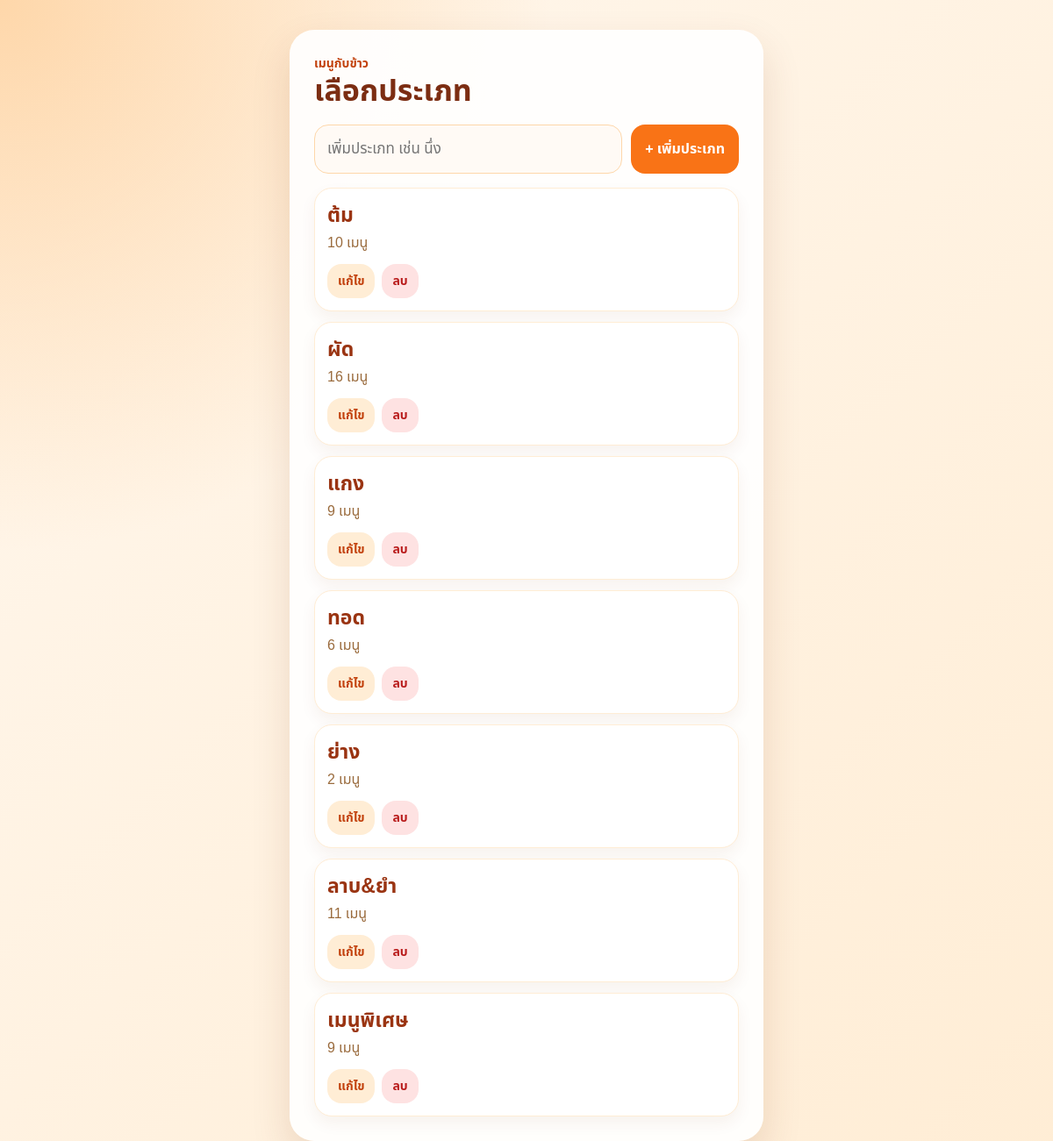
The page / on the database its author committed.
### tables this page shows
CREATE TABLE categories (
            id INTEGER PRIMARY KEY AUTOINCREMENT,
            name TEXT NOT NULL UNIQUE
        );

### app.py (the view)
@app.route("/")
def index():
    db = get_db()
    categories = db.execute("""
        SELECT
            categories.id,
            categories.name,
            COUNT(foods.id) AS food_count
        FROM categories
        LEFT JOIN foods ON foods.category_id = categories.id
        GROUP BY categories.id
        ORDER BY categories.id
    """).fetchall()
    return render_template("index.html", categories=categories)

### app.py (called while the page is built)
def get_db():
    if "db" not in g:
        db_dir = os.path.dirname(DB_PATH)
        if db_dir:
            os.makedirs(db_dir, exist_ok=True)
        g.db = sqlite3.connect(DB_PATH)
        g.db.row_factory = sqlite3.Row
    return g.db

### templates/index.html (shortened to what this page needs)
{% extends "base.html" %}
{% block content %}
<section class="card">
    <div class="header">
        <div>
            <p class="eyebrow">เมนูกับข้าว</p>
            <h1>เลือกประเภท</h1>
        </div>
    </div>
    <form class="add-form" action="{{ url_for('add_category') }}" method="post">
        <input type="text" name="name" placeholder="เพิ่มประเภท เช่น นึ่ง" required>
        <button type="submit">+ เพิ่มประเภท</button>
    </form>
    <div class="list">
        {% for category in categories %}
            <div class="row">
                <a class="main-link" href="{{ url_for('category', category_id=category.id) }}">
                    <strong>{{ category.name }}</strong>
                    <span>{{ category.food_count }} เมนู</span>
                </a>
                <div class="actions">
                    <button class="small-btn edit" type="button" onclick="toggleEdit('edit-category-{{ category.id }}')">
                        แก้ไข
                    </button>
                    <form action="{{ url_for('delete_category', category_id=category.id) }}" method="post" onsubmit="return confirm('ลบประเภทนี้พร้อมเมนูทั้งหมดใช่ไหม?')">
                        <button class="small-btn delete" type="submit">ลบ</button>
                    </form>
                </div>
            </div>
        {% endfor %}
    </div>
</section>
{% endblock %}

### templates/base.html (shortened to what this page needs)
<!DOCTYPE html>
<html lang="th">
<head>
    <link rel="stylesheet" href="{{ url_for('static', filename='style.css') }}">
</head>
<body>
    <main class="page">
        {% block content %}{% endblock %}
    </main>
</body>
</html>

### static/style.css (style rules this page uses)
* { box-sizing: border-box; }
body { margin: 0; font-family: "Noto Sans Thai", sans-serif; background: radial-gradient(circle at top left, #fed7aa, transparent 35%), linear-gradient(135deg, #fff7ed, #ffedd5); min-height: 100vh; color: #2b1d12; }
.page { width: 100%; min-height: 100vh; padding: 18px; }
.card { width: 100%; max-width: 540px; margin: 0 auto; background: rgba(255, 255, 255, 0.92); border-radius: 28px; padding: 22px; box-shadow: 0 20px 45px rgba(120, 53, 15, 0.14); }
.header { display: flex; justify-content: space-between; align-items: end; gap: 12px; margin-bottom: 18px; }
.eyebrow { margin: 0; color: #c2410c; font-weight: 800; font-size: 14px; }
h1 { margin: 2px 0 0; font-size: 34px; color: #7c2d12; line-height: 1.15; }
.add-form, .edit-form { display: grid; grid-template-columns: 1fr; gap: 10px; margin-bottom: 16px; }
input { width: 100%; border: 1px solid #fed7aa; border-radius: 16px; padding: 14px; font-size: 17px; font-family: inherit; outline: none; background: #fffaf5; }
button { border: none; border-radius: 16px; padding: 13px 16px; font-family: inherit; font-size: 16px; font-weight: 800; cursor: pointer; }
.add-form button, .edit-form button { background: #f97316; color: white; }
.list { display: grid; gap: 12px; }
.row { background: #fff; border: 1px solid #ffedd5; border-radius: 20px; padding: 14px; box-shadow: 0 8px 18px rgba(120, 53, 15, 0.06); }
.main-link { display: block; color: inherit; text-decoration: none; }
.main-link strong { display: block; font-size: 23px; color: #9a3412; }
.main-link span { display: block; color: #9a6b3d; margin-top: 2px; }
.actions { display: flex; gap: 8px; margin-top: 12px; }
.actions form { margin: 0; }
.small-btn { padding: 9px 12px; font-size: 14px; }
.small-btn.edit { background: #ffedd5; color: #c2410c; }
.small-btn.delete { background: #fee2e2; color: #b91c1c; }
@media (min-width: 560px) { .page { padding: 34px; } }
@media (min-width: 560px) { .card { padding: 28px; } }
@media (min-width: 560px) { .add-form, .edit-form { grid-template-columns: 1fr auto; } }

### rows shown on the page
categories: name "ต้ม", food_count "10"
categories: name "ผัด", food_count "16"
categories: name "แกง", food_count "9"
categories: name "ทอด", food_count "6"
categories: name "ย่าง", food_count "2"
categories: name "ลาบ&ยำ", food_count "11"
categories: name "เมนูพิเศษ", food_count "9"
